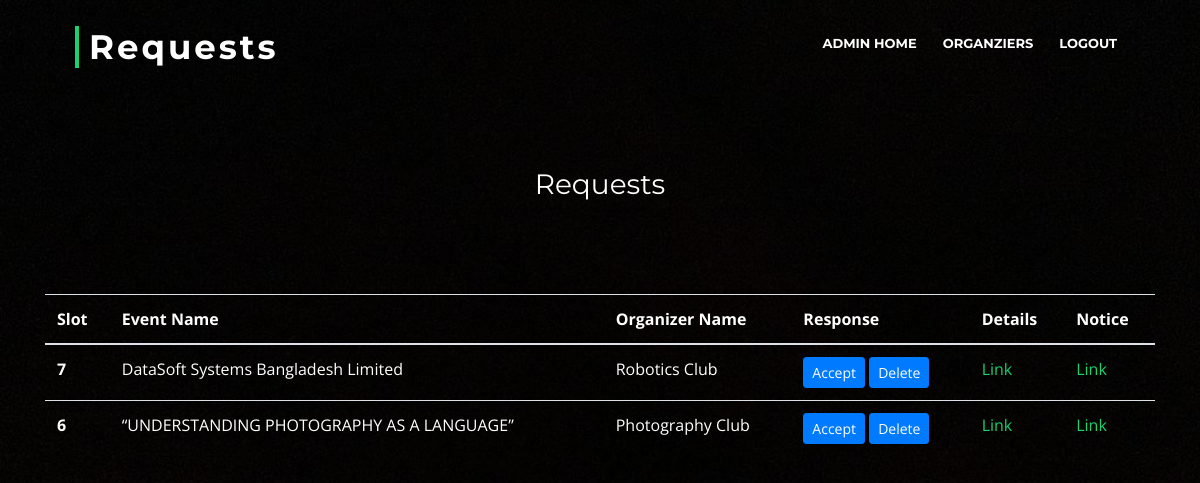
Before: /eventreq.php (signed in) with the older database file.
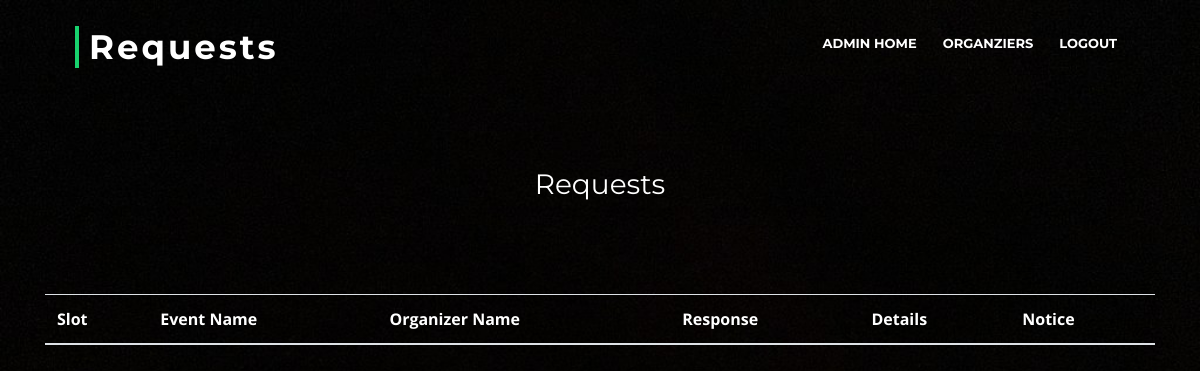
After: the same page with the newer database file.
### tables this page shows
CREATE TABLE `request_` (
  `EventID` int(11) NOT NULL,
  `accept` int(11) DEFAULT NULL,
  `SlotID` int(11) NOT NULL
);

CREATE TABLE `events` (
  `EventID` int(11) NOT NULL,
  `EventName` varchar(100) NOT NULL,
  `EventDescription` varchar(500) NOT NULL,
  `EventGuest` varchar(500) NOT NULL,
  `EventBudget` varchar(50) NOT NULL,
  `EventFileBanner` varchar(100) DEFAULT NULL,
  `ShortDescription` varchar(100) DEFAULT NULL,
  `OrganizerID` int(11) DEFAULT NULL,
  `fee` int(11) DEFAULT NULL
);

CREATE TABLE `organizer` (
  `OrganizerID` int(11) NOT NULL,
  `OrganizerName` varchar(100) NOT NULL,
  `OrganizerEmail` varchar(50) NOT NULL,
  `OrganizerContactNumber` varchar(20) NOT NULL,
  `OrganizerFileLogo` varchar(100) DEFAULT NULL,
  `OrganizerDescription` varchar(500) NOT NULL,
  `OrganizerPass` varchar(100) DEFAULT NULL
);

### eventreq.php (the view, shortened to what this page needs)
<?php
    $servername = "localhost";
    $username = "root";
    $password = "";
    $database = "eventadministration";
    $conn = mysqli_connect($servername,$username,$password,$database);
    ?>
<!DOCTYPE html>
<html>
<head>
  <link href="lib/bootstrap/css/bootstrap.min.css" rel="stylesheet">
  <link href="lib/font-awesome/css/font-awesome.min.css" rel="stylesheet">
  <link href="lib/animate/animate.min.css" rel="stylesheet">
  <link href="lib/ionicons/css/ionicons.min.css" rel="stylesheet">
  <link href="lib/owlcarousel/assets/owl.carousel.min.css" rel="stylesheet">
  <link href="lib/lightbox/css/lightbox.min.css" rel="stylesheet">
  <link href="css/style.css" rel="stylesheet">
</head>
<body>
	<br><br><br><br><br>
	<header id="header">
    <div class="container-fluid">
      <div id="logo" class="pull-left">
        <h1><a href="#intro" class="scrollto">Requests</a></h1>
      </div>
      <nav id="nav-menu-container">
        <ul class="nav-menu">
          <li><a href="welcomeadmin.php">Admin Home</a></li>
          <li><a href="org.php">Organziers</a></li>
		  <li><a href="logout.php">Logout</a></li>
        </ul>
      </nav>
    </div>
	</header>
	<br><br>
    <div style="text-align:center">
    <h3 class="page-header">Requests</h3>
    </div>
    <br><br>
    <div class="container my-4">
  <table class="table" id="myTable">
  <thead>
    <tr>
      <th scope="col">Slot</th>
      <th scope="col">Event Name</th>
      <th scope="col">Organizer Name</th>
      <th scope="col">Response</th>
      <th scope="col">Details</th>
      <th scope="col">Notice</th>
    </tr>
  </thead>
  <tbody>
  <?php
       $que = "SELECT organizer.OrganizerID as oid,OrganizerName,events.EventID as  eid,EventName,EventDescription,SlotID
              FROM request_ join events on request_.EventID=events.EventID
                            JOIN organizer on events.OrganizerID=organizer.OrganizerID
              where accept is NULL";
       $res = mysqli_query($conn,$que);
       while($row = mysqli_fetch_assoc($res))
       {
          echo "<tr>
          <th scope='row'>". $row['SlotID']. "</th>
          <td>". $row['EventName'] . "</td>
          <td>". $row['OrganizerName'] . "</td>
          <td> <button class='accept btn btn-sm btn-primary' id=d".$row['eid'].">Accept</button>  <button class='delete btn btn-sm btn-primary' id=d".$row['eid'].">Delete</button></td>
          <td><a href='adetails.php?eid=". $row['eid'] ."'>Link</a></td>
          <td><a href='notice.php?oid=". $row['oid'] ."&oname=".$row['OrganizerName']."&eid=".$row['eid']."&ename=".$row['EventName']."'>Link</a></td>
        </tr>";
       }
 ?>
  </tbody>
</table>
</body>
</html>

Changed rows visible on the page:
no longer on this page (row edited): request_: SlotID "7", EventID.EventName "DataSoft Systems Bangladesh Limited", organizer.OrganizerName "Robotics Club"
no longer on this page (row edited): request_: SlotID "6", EventID.EventName "“UNDERSTANDING PHOTOGRAPHY AS A LANGUAGE”", organizer.OrganizerName "Photography Club"
